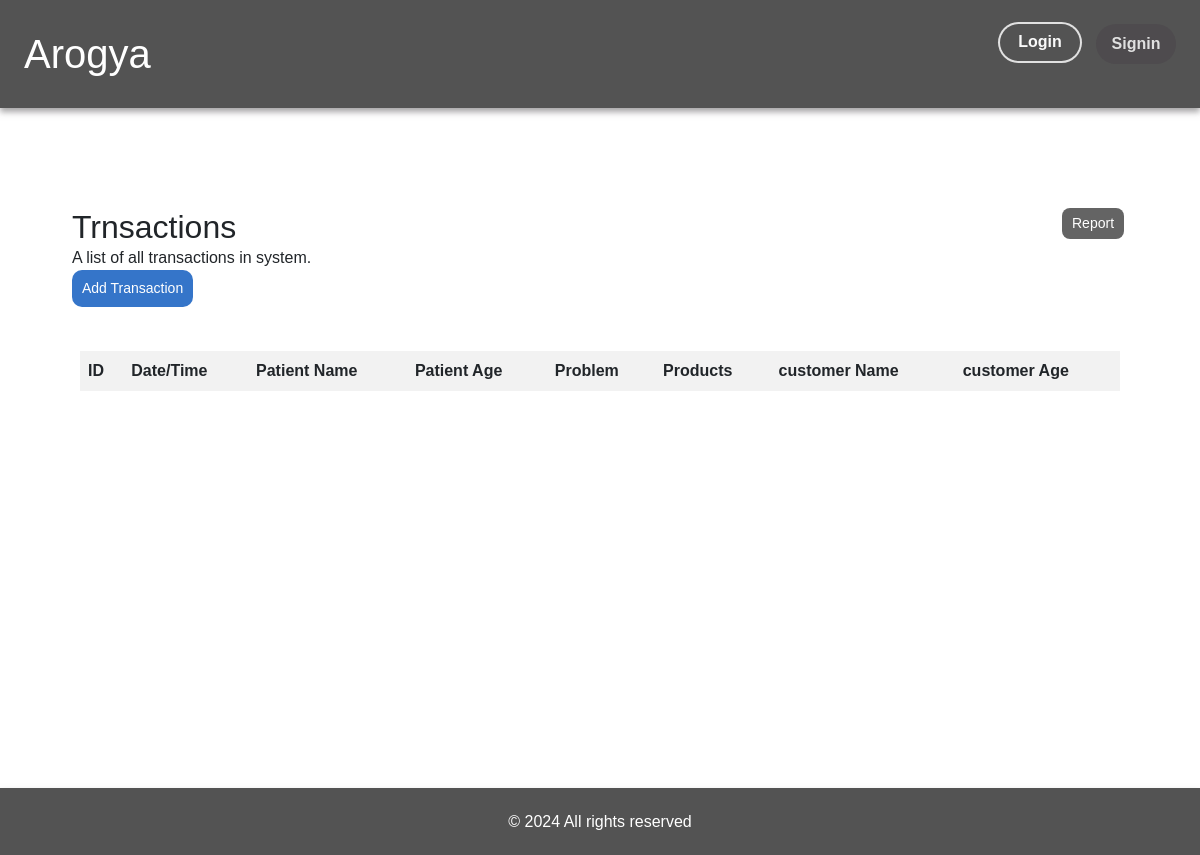
/store/transaction_history, run on an earlier commit of the app's database.
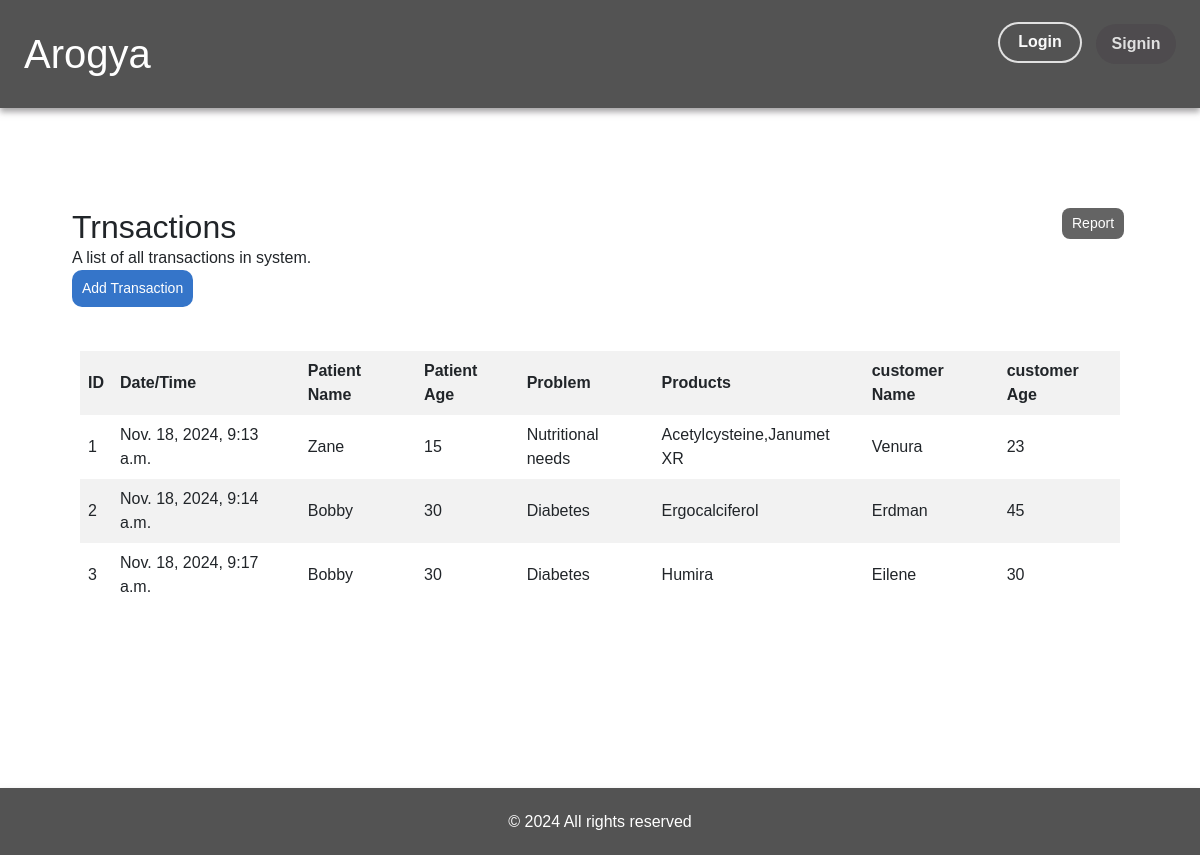
And on a later commit of the database.
### store/models.py (models this page shows)
class NewTransaction(models.Model):
    transaction_id = models.AutoField(primary_key=True)
    datetime = models.DateTimeField(auto_now_add=True)
    patient_name = models.CharField(max_length=50)
    patient_age = models.IntegerField()
    problem = models.CharField(max_length=500)
    products = models.CharField(max_length=500)
    customer_name = models.CharField(max_length=50)
    customer_age = models.IntegerField()

### store/views.py (the view)
# urls.py: path('transaction_history', views.transaction_history, name="transaction_history"),
def transaction_history(request):
    newTransactions = NewTransaction.objects.all()
    return render(request, 'store/transaction_history.html', {'newTransactions':newTransactions})

### store/Templates/store/transaction_history.html
{% extends "store/base.html" %}
{% block content  %}
    <div class="p-3 m-5" style="min-height: 70vh;">
        <div class="p-2 row my-1">
            <div class="col-11">
                <h1 class="fs-2">Trnsactions</h1>
                <p>A list of all transactions in system.</p>
            </div>
            <div class="col pb-3">
                <a href="{% url 'generate_transaction_report' %}" class="genarate-button text-end">Report</a>
            </div>
            <div class="col pb-3">
                <a href="{% url 'transaction_form' %}" class="add-button text-end">Add Transaction</a>
            </div>
        </div>
        <div class="p-3">
            <table>
                <thead>
                    <tr>
                        <th>ID</th>
                        <th>Date/Time</th>
                        <th>Patient Name</th>
                        <th>Patient Age</th>
                        <th>Problem</th>
                        <th>Products</th>
                        <th>customer Name</th>
                        <th>customer Age</th>
                    </tr>
                </thead>
                <tbody>
                    {% for newTransaction in newTransactions %}
                    <tr>
                        <td>{{newTransaction.transaction_id}}</td>
                        <td>{{newTransaction.datetime}}</td>
                        <td>{{newTransaction.patient_name}}</td>
                        <td>{{newTransaction.patient_age}}</td>
                        <td>{{newTransaction.problem}}</td>
                        <td>{{newTransaction.products}}</td>
                        <td>{{newTransaction.customer_name}}</td>
                        <td>{{newTransaction.customer_age}}</td>
                    </tr>
                    {% endfor %}
                </tbody>
            </table>
        </div>
    </div>
{% endblock  %}

What changed in the data, as far as the page shows it:
added NewTransaction: transaction_id "1", datetime "Nov. 18, 2024, 9:13 a.m.", patient_name "Zane", patient_age "15", problem "Nutritional needs", products "Acetylcysteine,Janumet XR", customer_name "Venura", customer_age "23"
added NewTransaction: transaction_id "2", datetime "Nov. 18, 2024, 9:14 a.m.", patient_name "Bobby", patient_age "30", problem "Diabetes", products "Ergocalciferol", customer_name "Erdman", customer_age "45"
added NewTransaction: transaction_id "3", datetime "Nov. 18, 2024, 9:17 a.m.", patient_name "Bobby", patient_age "30", problem "Diabetes", products "Humira", customer_name "Eilene", customer_age "30"
